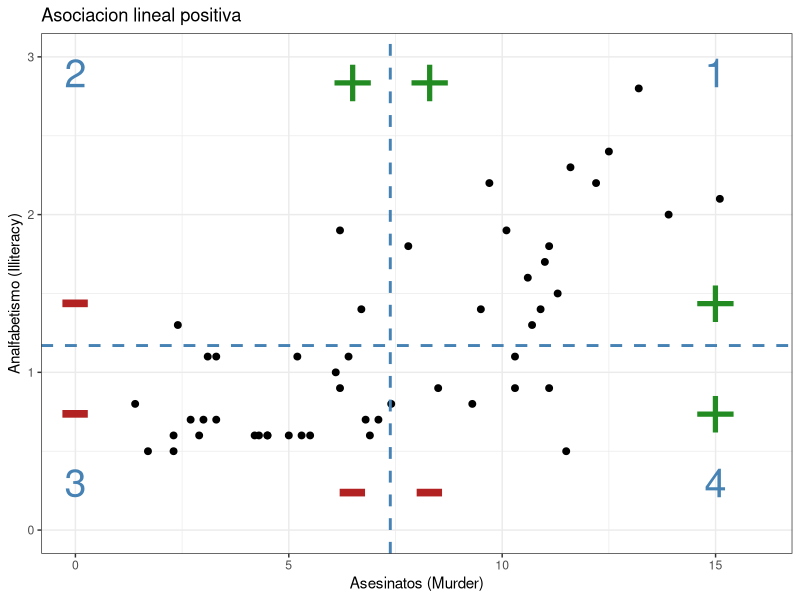
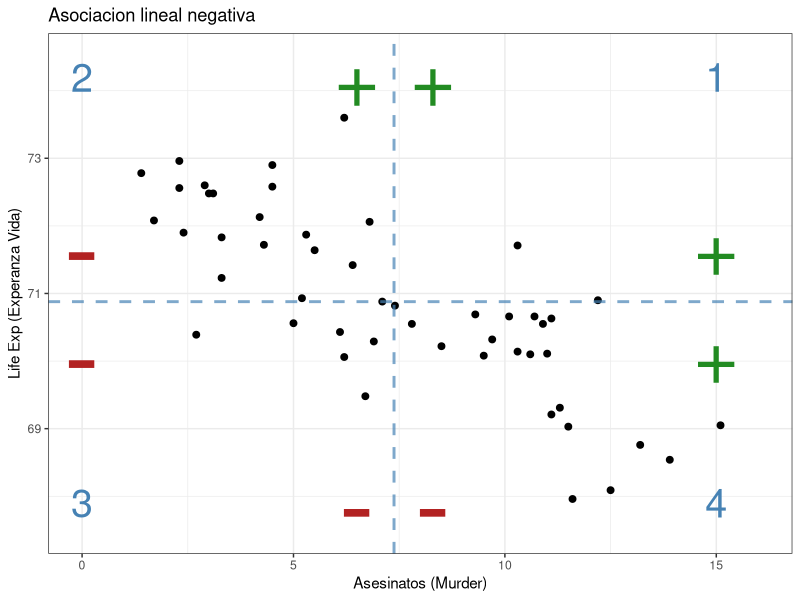
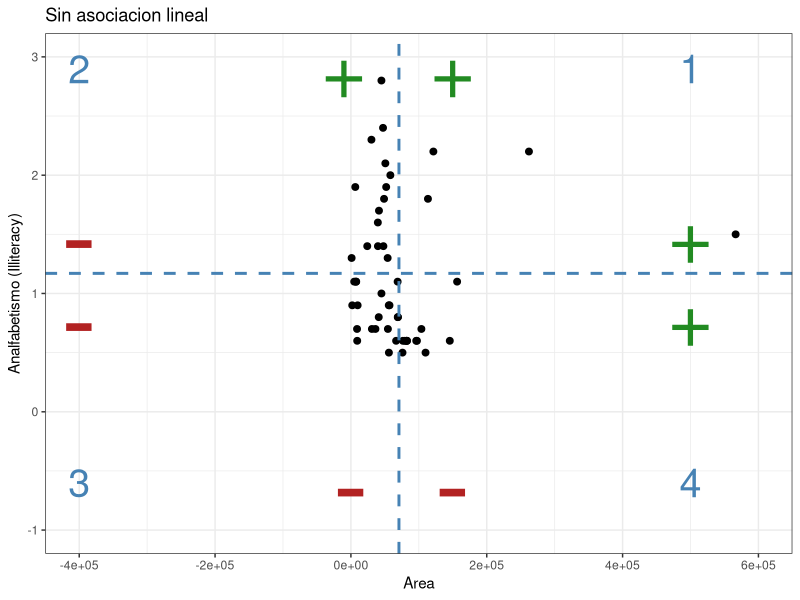
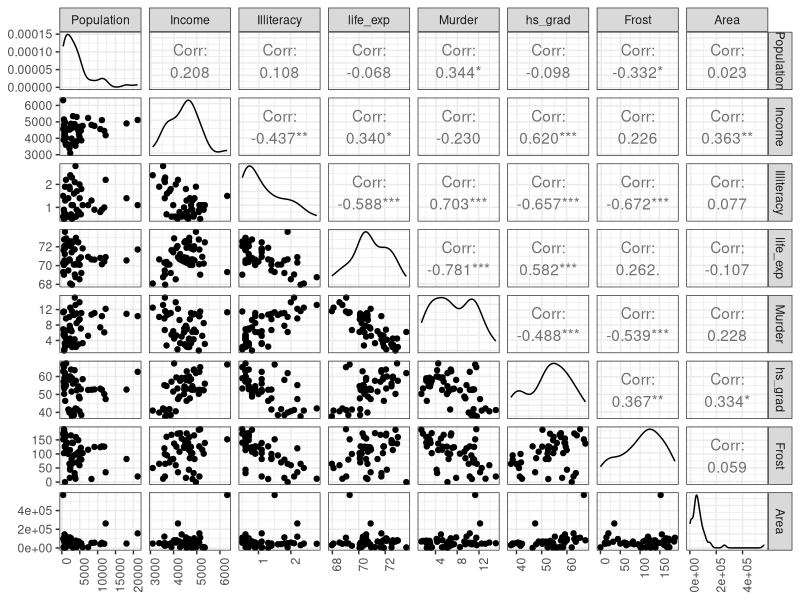
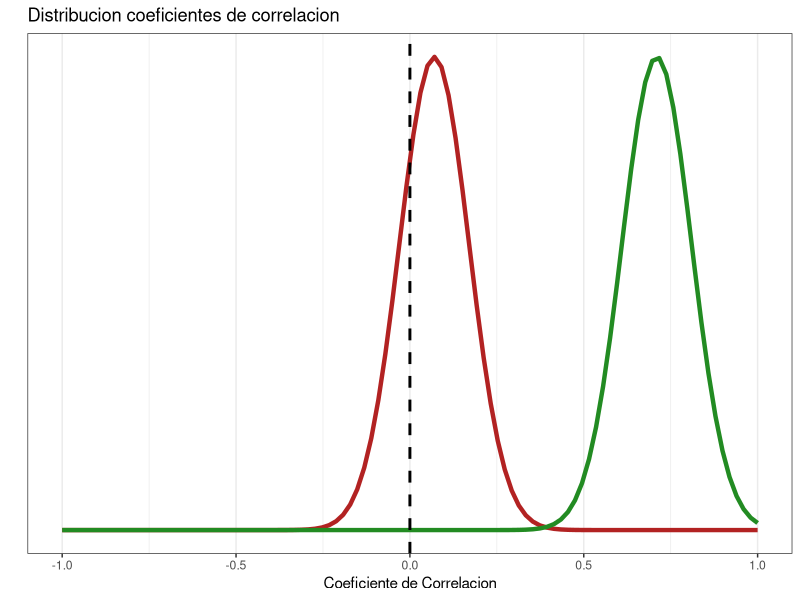
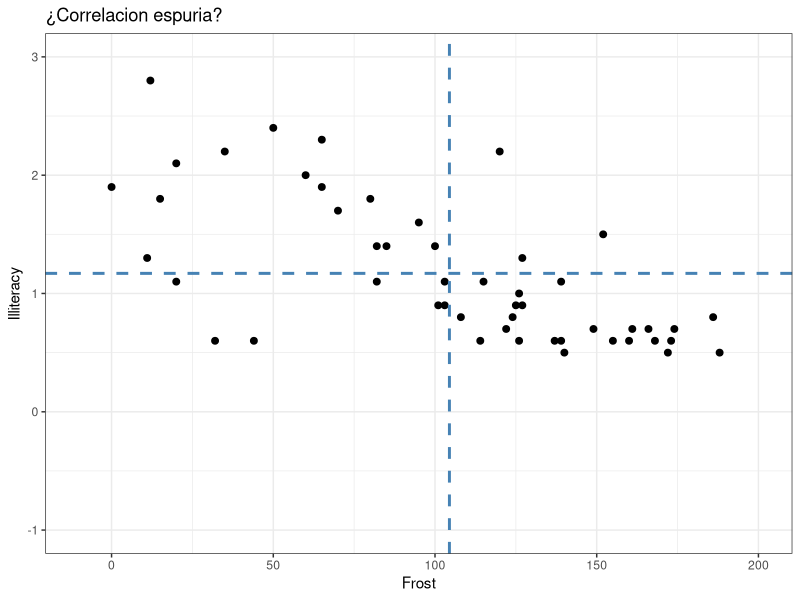
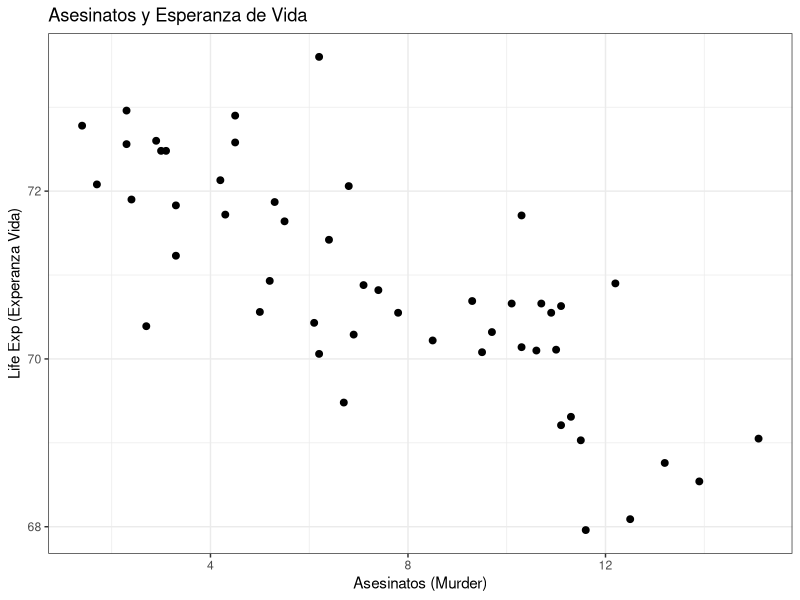
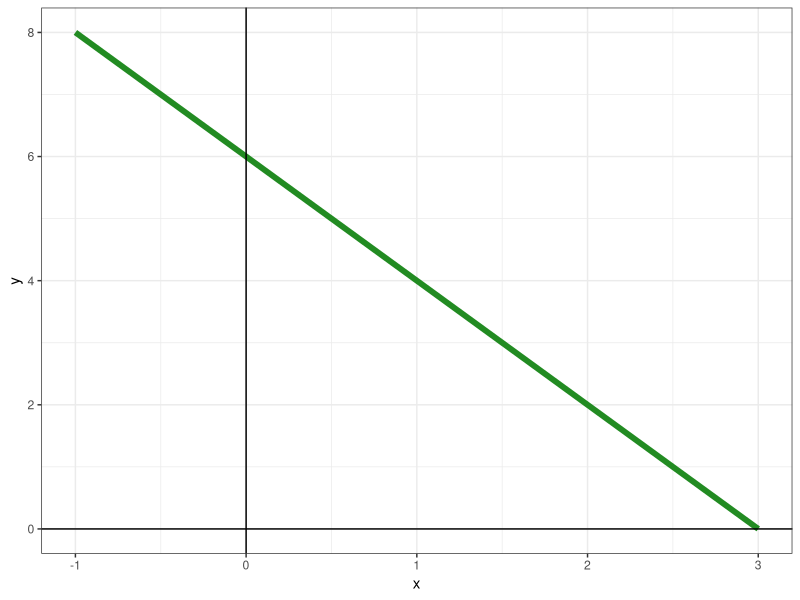

These figures' R source, in order:
## ---- chunk 1
library(tidyverse)
library(GGally)
library(cowplot)
## ---- chunk 2
estados <- state.x77 %>%
  as.data.frame() %>% # Transformo la matriz a dataframe
  rename(life_exp = `Life Exp`, hs_grad=`HS Grad`) # Renombro las variables para no tener problema con los espacios
## ---- chunk 3
?state.x77
glimpse(estados)
## ---- chunk 4
summary(estados)
## ---- chunk 5
ggplot(estados, aes(x=Murder,y=Illiteracy)) + geom_point(size=2) +
  geom_hline(yintercept = mean(estados$Illiteracy),color='steelblue', linetype='dashed', size=1) +
  geom_vline(xintercept = mean(estados$Murder), color='steelblue', linetype='dashed', size=1) +
  annotate(geom='text', x=c(6.5,8.3,15,15), y=c(2.9,2.9,1.5,0.8), label='+', colour='forestgreen', size=19) +
  annotate(geom='text', x=c(6.5,8.3,0,0), y=c(0.3,0.3,1.5,0.8), label='-', colour='firebrick', size=27) +
  annotate(geom='text', x=15, y=2.9, label='1', colour='steelblue', size=10) +
  annotate(geom='text', x=15, y=0.3, label='4', colour='steelblue', size=10) +
  annotate(geom='text', x=0, y=0.3, label='3', colour='steelblue', size=10) +
  annotate(geom='text', x=0, y=2.9, label='2', colour='steelblue', size=10) +
  labs(title='Asociacion lineal positiva', x='Asesinatos (Murder)', y='Analfabetismo (Illiteracy)')+
  theme_bw() + scale_y_continuous(limits = c(0,3)) + scale_x_continuous(limits = c(0,16))
## ---- chunk 6
cov(x=estados$Murder, y=estados$Illiteracy)
## ---- chunk 7
ggplot(estados, aes(x=Murder,y=life_exp)) + geom_point(size=2) +
  geom_hline(yintercept = mean(estados$life_exp), color='steelblue', linetype='dashed', size=1, alpha=0.7) +
  geom_vline(xintercept = mean(estados$Murder), color='steelblue', linetype='dashed', size=1, alpha=0.7) +
  annotate(geom='text', x=c(6.5,8.3,15,15), y=c(74.2,74.2,71.7,70.1), label='+', colour='forestgreen', size=19) +
  annotate(geom='text', x=c(6.5,8.3,0,0), y=c(67.9,67.9,71.7,70.1), label='-', colour='firebrick', size=27) +
  annotate(geom='text', x=15, y=74.2, label='1', colour='steelblue', size=10) +
  annotate(geom='text', x=15, y=67.9, label='4', colour='steelblue', size=10) +
  annotate(geom='text', x=0, y=67.9, label='3', colour='steelblue', size=10) +
  annotate(geom='text', x=0, y=74.2, label='2', colour='steelblue', size=10) +
  labs(title='Asociacion lineal negativa', x='Asesinatos (Murder)', y='Life Exp (Experanza Vida)')+
  theme_bw() +
  scale_x_continuous(limits = c(0,16)) + scale_y_continuous(limits = c(67.5,74.5))
## ---- chunk 8
cov(x=estados$Murder, y=estados$life_exp)
## ---- chunk 9
ggplot(estados, aes(x=Area,y=Illiteracy)) + geom_point(size=2) +
  geom_hline(yintercept = mean(estados$Illiteracy),color='steelblue', linetype='dashed', size=1) +
  geom_vline(xintercept = mean(estados$Area), color='steelblue', linetype='dashed', size=1) +
  annotate(geom='text', x=c(-10000,150000,500000,500000), y=c(2.9,2.9,1.5,0.8), label='+', colour='forestgreen', size=19) +
  annotate(geom='text', x=c(0,150000,-400000,-400000), y=c(-0.6,-0.6,1.5,0.8), label='-', colour='firebrick', size=27) +
  annotate(geom='text', x=500000, y=2.9, label='1', colour='steelblue', size=10) +
  annotate(geom='text', x=500000, y=-0.6, label='4', colour='steelblue', size=10) +
  annotate(geom='text', x=-400000, y=-0.6, label='3', colour='steelblue', size=10) +
  annotate(geom='text', x=-400000, y=2.9, label='2', colour='steelblue', size=10) +
  labs(title='Sin asociacion lineal',y='Analfabetismo (Illiteracy)')+
  theme_bw() + scale_y_continuous(limits = c(-1,3)) + scale_x_continuous(limits = c(-400000,600000))
## ---- chunk 10
cov(x = estados$Area, y=estados$Illiteracy)
## ---- chunk 11
# Covarianza entre area (medida en millas cuadradas) y analfabetismo
cov_1 = cov(x = estados$Area, y=estados$Illiteracy)
cov_1
# 1 milla cuadrada = 2.59 kilometros cuadrados
area_kilometros = estados$Area*2.59
# Covarianza entre area (medida en kilometros cuadradas) y analfabetismo
cov_2=cov(x = area_kilometros, y=estados$Illiteracy)
cov_2
## ---- chunk 12
# Correlacion entre area (medida en millas cuadradas) y analfabetismo
corr_1 = cor(x = estados$Area, y=estados$Illiteracy)
corr_1
# 1 milla cuadrada = 2.59 kilometros cuadrados
area_kilometros = estados$Area*2.59
# Correlacion entre area (medida en kilometros cuadradas) y analfabetismo
corr_2=cor(x = area_kilometros, y=estados$Illiteracy)
corr_2
## ---- chunk 13
# Correlacion entre homicidios y analfabetismo
corr_positiva = cor(x = estados$Murder, y=estados$Illiteracy)
corr_positiva
## ---- chunk 14
# Correlacion entre homicidios y esperanza de vida
corr_negativa = cor(x = estados$Murder, y=estados$life_exp)
corr_negativa
## ---- chunk 15
# Covarianza entre area (medida en kilometros cuadradas) y analfabetismo
corr_nula = cor(x = estados$Area, y=estados$Illiteracy)
corr_nula
## ---- chunk 16

ggpairs(estados) + theme_bw() + theme(axis.text.x = element_text(angle = 90, hjust = 1))
## ---- chunk 17
# Sacamos el promedio de días con temperatura mínima por debajo de los 0 grados para los 50 estados
mean(estados$Frost)
# Sacamos la correlacion entre dias debajo de los 0 grados (Frost) y el analfabetismo 
cor(estados$Frost, estados$Illiteracy)

#Seleccionamos los 10 estados mas frios 
frios= estados %>% arrange(desc(Frost)) %>% slice(1:10)
# Sacamos el promedio de días con temperatura mínima por debajo de los 0 grados para esos 10 estados
mean(frios$Frost)
# Sacamos la correlacion entre dias debajo de los 0 grados (Frost) y el analfabetismo para esos 10 estados
cor(frios$Frost, frios$Illiteracy)

# Ahora seleccionamos los 10 estados mas calidos 
calidos= estados %>% arrange(desc(Frost)) %>% slice(41:50)
# Sacamos el promedio de días con temperatura mínima por debajo de los 0 grados para esos 10 estados
mean(calidos$Frost)
cor(calidos$Frost, calidos$Illiteracy)
## ---- chunk 18
ggplot(data = data.frame(x = c(-1, 1)), aes(x)) +
  stat_function(fun = dnorm, n = 100, args = list(mean = 0.07, sd = .1), color="firebrick", size=1.5) +
  stat_function(fun = dnorm, n = 100, args = list(mean = 0.71, sd = .1), color="forestgreen",size=1.5) +
  geom_vline(xintercept = 0, linetype='dashed', size=1) +
  theme_bw() +
  labs(title="Distribucion coeficientes de correlacion", x="Coeficiente de Correlacion", y="")+
  scale_y_continuous(breaks = NULL)
## ---- chunk 19
# Veamos la documentacion
?cor.test
# Al igual que para calcular el coeficiente de correlacion pasamos nuestras dos variables: X e Y
cor.test(x=estados$Murder, y=estados$Illiteracy)
## ---- chunk 20
cor.test(x=estados$Area, y=estados$Illiteracy)
## ---- chunk 21
ggplot(estados, aes(x=Frost,y=Illiteracy)) + geom_point(size=2) +
  geom_hline(yintercept = mean(estados$Illiteracy),color='steelblue', linetype='dashed', size=1) +
  geom_vline(xintercept = mean(estados$Frost), color='steelblue', linetype='dashed', size=1) +
  labs(title='¿Correlacion espuria?')+
  theme_bw() + scale_y_continuous(limits = c(-1,3)) + scale_x_continuous(limits = c(-10,200))
## ---- chunk 22
cor(x=estados$Frost, y=estados$Illiteracy)
## ---- chunk 23
ggplot(estados, aes(x=Murder,y=life_exp)) +
  geom_point(size=2) +
  labs(title='Asesinatos y Esperanza de Vida', x='Asesinatos (Murder)', y='Life Exp (Experanza Vida)')+
  theme_bw()
## ---- chunk 24
# Creo la funcion
funcion <- function(x) {6 - 2*x}
# Grafico
ggplot(data.frame(x = c(-1, 3)), aes(x)) +
  stat_function(fun=funcion, colour='forestgreen', size=2)+
  geom_vline(xintercept = 0) +
  geom_hline(yintercept = 0) +
  theme_bw()
## ---- chunk 25
recta1 <- ggplot(estados, aes(x=Murder,y=life_exp)) +
  geom_point(size=2) +
  geom_abline(intercept = 73, slope = -0.3, colour='forestgreen', size=1.5) +
  labs(title='Recta 1', x='Asesinatos (Murder)', y='Life Exp (Experanza Vida)')+
  theme_bw()

recta2 <- ggplot(estados, aes(x=Murder,y=life_exp)) +
  geom_point(size=2) +
  geom_abline(intercept = 69, slope = 0.2, colour='firebrick', size=1.5) +
  labs(title='Recta 2', x='Asesinatos (Murder)', y='Life Exp (Experanza Vida)')+
  theme_bw()

recta3 <- ggplot(estados, aes(x=Murder,y=life_exp)) +
  geom_point(size=2) +
  geom_abline(intercept = 71, slope = -0.3, colour='steelblue', size=1.5) +
  labs(title='Recta 3', x='Asesinatos (Murder)', y='Life Exp (Experanza Vida)')+
  theme_bw()

plot_grid(recta1,recta2,recta3)

## ---- chunk 26
#Creo el modelo con life_exp (variable a predecir) ~ Murder (variable predictora)
modelo_asesinatos<-lm(formula = life_exp~Murder, data = estados)

modelo_asesinatos
## ---- chunk 27
modelo_asesinatos$coefficients

beta_0 <- modelo_asesinatos$coefficients[[1]] # Guardamos el valor del intercepto
beta_1 <- modelo_asesinatos$coefficients[[2]] # Guardamos el valor de la pendiente
## ---- chunk 28
ggplot(estados, aes(x=Murder,y=life_exp)) +
  geom_point(size=2) +
  geom_abline(intercept = beta_0, slope = beta_1, colour='forestgreen', size=1.5, alpha=0.6) +
  geom_vline(xintercept = 0) +
  labs(title='Modelo lineal', x='Asesinatos (Murder)', y='Life Exp (Experanza Vida)')+
  theme_bw()
## ---- chunk 29
# Resumen del modelo
summary(modelo_asesinatos)
## ---- chunk 30
#Creo el modelo con life_exp (variable a predecir) ~ Income (variable predictora)
modelo_ingreso<-lm(formula = life_exp~Income, data = estados)
# Resumen del modelo
summary(modelo_ingreso)
